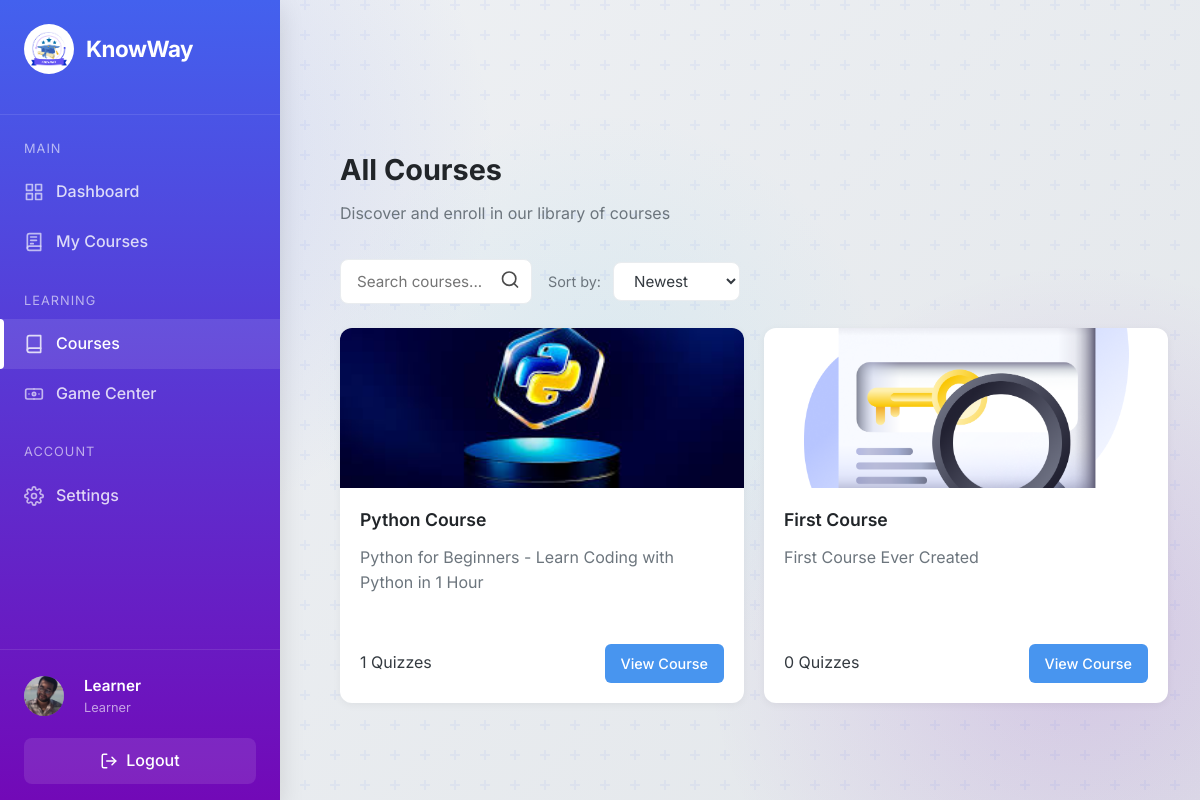
The app's page /view/courses.php (signed in) with its own data.
### tables this page shows
CREATE TABLE `users` (
  `id` int(11) NOT NULL,
  `username` varchar(100) NOT NULL,
  `email` varchar(255) NOT NULL,
  `password` varchar(255) NOT NULL,
  `created_at` timestamp NOT NULL DEFAULT current_timestamp(),
  `role` varchar(20) DEFAULT 'learner',
  `phone` varchar(20) DEFAULT NULL,
  `bio` text DEFAULT NULL,
  `avatar` varchar(255) DEFAULT NULL
);

CREATE TABLE `courses` (
  `id` int(11) NOT NULL,
  `creator_id` int(11) NOT NULL,
  `title` varchar(255) NOT NULL,
  `description` text DEFAULT NULL,
  `image` varchar(255) DEFAULT NULL,
  `video` varchar(255) DEFAULT NULL,
  `video_type` enum('youtube','vimeo','uploaded') DEFAULT NULL,
  `status` enum('draft','pending','published') NOT NULL DEFAULT 'pending',
  `created_at` timestamp NOT NULL DEFAULT current_timestamp(),
  `updated_at` timestamp NULL DEFAULT NULL ON UPDATE current_timestamp(),
  `approved_at` timestamp NULL DEFAULT NULL,
  `approved_by` int(11) DEFAULT NULL
);

### view/courses.php (the view, shortened to what this page needs)
<?php
include '../config/db.php';
$user_id = $_SESSION['user_id'];
$username = $_SESSION['username'];
$user_avatar = '';
$stmt = $conn->prepare("SELECT avatar FROM users WHERE id = ?");
$stmt->bind_param("i", $user_id);
$stmt->execute();
$avatar_result = $stmt->get_result();
if ($avatar_result && $avatar_result->num_rows > 0) {
    $user_avatar = $avatar_result->fetch_assoc()['avatar'];
}
$initials = '';
$name_parts = explode(' ', $username);
foreach ($name_parts as $part) {
    $initials .= strtoupper(substr($part, 0, 1));
}
$page = isset($_GET['page']) ? (int)$_GET['page'] : 1;
$limit = 9;
$offset = ($page - 1) * $limit;
$sort = isset($_GET['sort']) ? $_GET['sort'] : 'newest';
$order_by = "created_at DESC";
$search = isset($_GET['search']) ? $_GET['search'] : '';
$search_condition = '';
$courses_sql = "SELECT c.*, COUNT(cq.id) as quizzes_count
                FROM courses c
                LEFT JOIN course_quizzes cq ON c.id = cq.course_id
                WHERE c.status = 'published' $search_condition
                GROUP BY c.id
                ORDER BY $order_by
                LIMIT $limit OFFSET $offset";
$courses_result = $conn->query($courses_sql);
?>
<!DOCTYPE html>
<html lang="en">
<head>
    <link rel="stylesheet" href="dashboard.css">
    <link rel="stylesheet" href="styles.css">
</head>
<body>
    <button class="mobile-menu-btn" id="mobileMenuBtn">
    </button>
    <aside class="sidebar" id="sidebar">
        <div class="sidebar-header">
            <a href="dashboard.php" class="logo">
                <img src="assets/logo-white-bg.png" alt="KnowWay Logo" class="logo-image">
                <div class="logo-text">KnowWay</div>
            </a>
        </div>
        <div class="sidebar-content">
            <div class="nav-section">
                <div class="nav-section-title">Main</div>
                <ul class="nav-links">
                    <li>
                        <a href="dashboard.php" class="nav-link">
                            Dashboard
                        </a>
                    </li>
                    <li>
                        <a href="my-courses.php" class="nav-link">
                            My Courses
                        </a>
                    </li>
                </ul>
            </div>
            <div class="nav-section">
                <div class="nav-section-title">Learning</div>
                <ul class="nav-links">
                    <li>
                        <a href="courses.php" class="nav-link active">
                        <svg class="nav-icon" xmlns="http://www.w3.org/2000/svg" viewBox="0 0 24 24" fill="none" stroke="currentColor" stroke-width="2" stroke-linecap="round" stroke-linejoin="round">
                                <path d="M4 19.5A2.5 2.5 0 0 1 6.5 17H20"></path>
                                <path d="M6.5 2H20v20H6.5A2.5 2.5 0 0 1 4 19.5v-15A2.5 2.5 0 0 1 6.5 2z"></path>
                            </svg>
                            Courses
                        </a>
                    </li>
                   <li>
                    <a href="game-center.php" class="nav-link">
                        Game Center
                    </a>
                </ul>
            </div>
            <div class="nav-section">
                <div class="nav-section-title">Account</div>
                <ul class="nav-links">
                    <li>
                        <a href="user-settings.php" class="nav-link">
                            Settings
                        </a>
                    </li>
                </ul>
            </div>
        </div>
        <div class="sidebar-footer">
            <div class="user-profile">
                <div class="user-avatar" style="width: 40px; height: 40px; border-radius: 50%; overflow: hidden; display: flex; align-items: center; justify-content: center; margin-right: 8px; font-weight: 600; flex-shrink: 0; text-align: center;">
                    <?php if (!empty($user_avatar) && file_exists($user_avatar)): ?>
                        <img src="<?php echo htmlspecialchars($user_avatar); ?>" alt="Avatar" style="width: 40px; height: 40px; object-fit: cover; display: block; margin: 0; padding: 0;">
                    <?php else: ?>
                        <span style="font-size: 16px;"><?php echo htmlspecialchars($initials); ?></span>
                    <?php endif; ?>
                </div>
                <div class="user-info">
                    <div class="user-name"><?php echo $username; ?></div>
                    <div class="user-role">Learner</div>
                </div>
            </div>
            <a href="../controller/logout.php" class="logout-btn">
                Logout
            </a>
        </div>
    </aside>
    <main class="main-content">
        <div class="page-header">
            <h1 class="greeting">All Courses</h1>
            <p class="subheading">Discover and enroll in our library of courses</p>
        </div>
        <div class="courses-container">
            <form class="filter-container" method="GET" action="courses.php">
                <div class="search-box">
                    <input type="text" name="search" placeholder="Search courses..." value="<?php echo htmlspecialchars($search); ?>">
                    <button type="submit">
                        <svg xmlns="http://www.w3.org/2000/svg" width="20" height="20" viewBox="0 0 24 24" fill="none" stroke="currentColor" stroke-width="2" stroke-linecap="round" stroke-linejoin="round">
                            <circle cx="11" cy="11" r="8"></circle>
                            <line x1="21" y1="21" x2="16.65" y2="16.65"></line>
                        </svg>
                    </button>
                </div>
                <div class="sorting-options">
                    <span class="sort-label">Sort by:</span>
                    <select name="sort" class="sort-select" onchange="this.form.submit()">
                        <option value="newest" <?php echo $sort === 'newest' ? 'selected' : ''; ?>>Newest</option>
                    </select>
                </div>
            </form>
            <div class="courses-grid">
                <?php
                if ($courses_result && $courses_result->num_rows > 0) {
                    while ($course = $courses_result->fetch_assoc()) {
                        echo '
                        <div class="course-card">
                            <div class="course-image">
                                <img src="uploads/' . ($course['image'] ?? 'assets/placeholder-course.png') . '" alt="' . htmlspecialchars($course['title']) . '" onerror="this.src=\'assets/placeholder-course.png\'">
                            </div>
                            <div class="course-content">
                                <h3 class="course-title">' . htmlspecialchars($course['title']) . '</h3>
                                <p class="course-description">' . htmlspecialchars(substr($course['description'], 0, 80)) . (strlen($course['description']) > 80 ? '...' : '') . '</p>
                                <div class="course-info">
                                    <span>' . $course['quizzes_count'] . ' Quizzes</span>
                                    <a href="course-details.php?id=' . $course['id'] . '" class="enroll-btn">View Course</a>
                                </div>
                            </div>
                        </div>
                        ';
                    }
                } else {
                    echo '<div class="no-courses"><p>No courses found matching your criteria.</p></div>';
                }
                ?>
            </div>
        </div>
    </main>
</body>
</html>

### view/styles.css (style rules this page uses)
* { margin: 0; padding: 0; box-sizing: border-box; font-family: "Inter", sans-serif; }
:root { --primary: #4361ee; --primary-light: #4895ef; --secondary: #4cc9f0; --accent: #7209b7; --accent-light: #9d4edd; --white: #ffffff; --off-white: #f8f9fa; --light-gray: #e9ecef; --gray: #6c757d; --dark-gray: #343a40; --black: #212529; --shadow-sm: 0 2px 8px rgba(0, 0, 0, 0.05); --shadow-md: 0 4px 12px rgba(0, 0, 0, 0.08); --shadow-lg: 0 8px 24px rgba(0, 0, 0, 0.12); --transition-fast: 0.2s ease; --transition-normal: 0.3s ease; --transition-slow: 0.5s ease; }
body { background-color: var(--off-white); min-height: 100vh; display: flex; justify-content: center; align-items: center; overflow-x: hidden; color: var(--dark-gray); position: relative; background: radial-gradient( circle at 10% 20%, rgba(67, 97, 238, 0.15) 0%, transparent 30% ), radial-gradient( circle at 90% 80%, rgba(114, 9, 183, 0.15) 0%, transparent 30% ), radial-gradient( circle at 50% 50%, rgba(76, 201, 240, 0.1) 0%, transparent 40% ), linear-gradient(135deg, #f0f2f5 0%, #e2e6ea 100%); }
body::before { content: ""; position: absolute; top: 0; left: 0; width: 100%; height: 100%; z-index: -1; opacity: 0.8; }
.logo { font-size: 2.8rem; font-weight: 700; margin-bottom: 16px; background: linear-gradient(to right, var(--white), var(--light-gray)); -webkit-background-clip: text; background-clip: text; color: transparent; letter-spacing: -0.5px; position: relative; z-index: 3; }
form { width: 100%; max-width: 400px; position: relative; z-index: 2; }

### view/courses.php (style rules this page uses)
.filter-container { display: flex; justify-content: space-between; align-items: center; margin-bottom: 24px; flex-wrap: wrap; gap: 16px; }
.search-box { flex: 1; max-width: 400px; position: relative; }
.search-box input { width: 100%; padding: 12px 16px; padding-right: 40px; border-radius: 8px; border: 1px solid var(--light-gray); font-size: 0.95rem; transition: all 0.2s; }
.search-box button { position: absolute; right: 12px; top: 50%; transform: translateY(-50%); background: none; border: none; cursor: pointer; opacity: 0.7; transition: opacity 0.2s; }
.sorting-options { display: flex; align-items: center; gap: 12px; }
.sort-label { font-size: 0.9rem; color: var(--gray); }
.sort-select { padding: 8px 16px; border-radius: 8px; border: 1px solid var(--light-gray); font-size: 0.95rem; color: var(--dark-gray); background-color: var(--white); cursor: pointer; }
.courses-container p { color: var(--gray); margin-bottom: 32px; }

### records on screen
users: avatar (picture)
courses: image (picture), title "Python Course", description "Python for Beginners - Learn Coding with Python in 1 Hour", quizzes_count "1"
courses: image (picture), title "First Course", description "First Course Ever Created", quizzes_count "0"

### other values on screen
$username "Learner"
